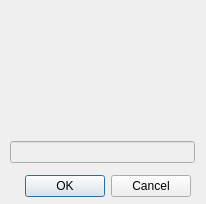
<?xml version="1.0" encoding="UTF-8"?>
<ui version="4.0">
 <class>levelDialog</class>
 <widget class="QDialog" name="levelDialog">
  <property name="geometry">
   <rect>
    <x>0</x>
    <y>0</y>
    <width>206</width>
    <height>204</height>
   </rect>
  </property>
  <property name="windowTitle">
   <string>Pegel Einstellen</string>
  </property>
  <widget class="QDialogButtonBox" name="abortOkButtons">
   <property name="geometry">
    <rect>
     <x>10</x>
     <y>170</y>
     <width>181</width>
     <height>32</height>
    </rect>
   </property>
   <property name="orientation">
    <enum>Qt::Horizontal</enum>
   </property>
   <property name="standardButtons">
    <set>QDialogButtonBox::Cancel|QDialogButtonBox::Ok</set>
   </property>
  </widget>
  <widget class="QWidget" name="">
   <property name="geometry">
    <rect>
     <x>10</x>
     <y>10</y>
     <width>191</width>
     <height>153</height>
    </rect>
   </property>
   <layout class="QHBoxLayout" name="levelDialogLayout">
    <item>
     <layout class="QVBoxLayout" name="levelKnobLayout">
      <item>
       <widget class="QwtKnob" name="levelKnob">
        <property name="totalAngle">
         <double>270.000000000000000</double>
        </property>
       </widget>
      </item>
      <item>
       <widget class="QLineEdit" name="levelTextDisplay">
        <property name="enabled">
         <bool>false</bool>
        </property>
       </widget>
      </item>
     </layout>
    </item>
    <item>
     <widget class="QwtThermo" name="levelDisplay"/>
    </item>
   </layout>
  </widget>
 </widget>
 <customwidgets>
  <customwidget>
   <class>QwtKnob</class>
   <extends>QWidget</extends>
   <header>qwt_knob.h</header>
  </customwidget>
  <customwidget>
   <class>QwtThermo</class>
   <extends>QWidget</extends>
   <header>qwt_thermo.h</header>
  </customwidget>
 </customwidgets>
 <resources/>
 <connections>
  <connection>
   <sender>abortOkButtons</sender>
   <signal>accepted()</signal>
   <receiver>levelDialog</receiver>
   <slot>accept()</slot>
   <hints>
    <hint type="sourcelabel">
     <x>248</x>
     <y>254</y>
    </hint>
    <hint type="destinationlabel">
     <x>157</x>
     <y>274</y>
    </hint>
   </hints>
  </connection>
  <connection>
   <sender>abortOkButtons</sender>
   <signal>rejected()</signal>
   <receiver>levelDialog</receiver>
   <slot>reject()</slot>
   <hints>
    <hint type="sourcelabel">
     <x>316</x>
     <y>260</y>
    </hint>
    <hint type="destinationlabel">
     <x>286</x>
     <y>274</y>
    </hint>
   </hints>
  </connection>
 </connections>
</ui>
